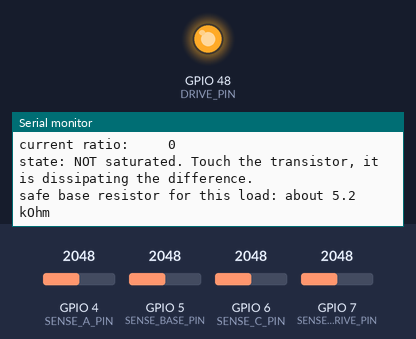
Bench run of a sketch on a simulated ESP32. Parts: output pins drawn as LEDs (lit = HIGH), the last lines printed to the serial monitor. The test bench sets the inputs (shaded band); at power-on: GPIO 7 (SENSE_DRIVE_PIN) = 2048, GPIO 5 (SENSE_BASE_PIN) = 2048, GPIO 4 (SENSE_A_PIN) = 2048, GPIO 6 (SENSE_C_PIN) = 2048 (analog values on the 0–4095 scale).

Above: at 2.2 s.
2.3 s: GPIO 7 (SENSE_DRIVE_PIN) set to 2088
At 3.2 s:
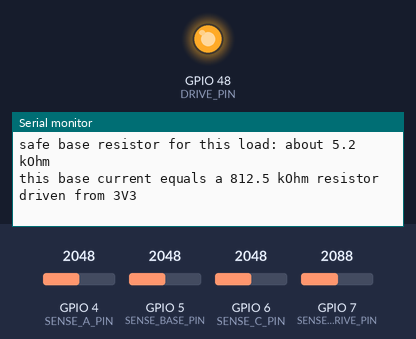
4.7 s: GPIO 5 (SENSE_BASE_PIN) set to 2144
At 5.4 s:
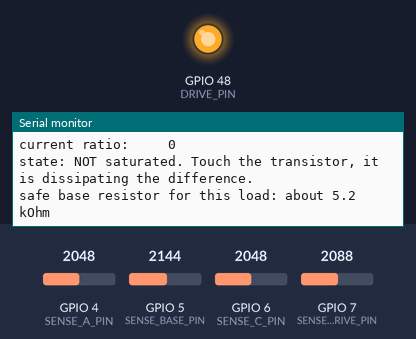
10.2 s: GPIO 4 (SENSE_A_PIN) set to 3774
At 10.9 s:
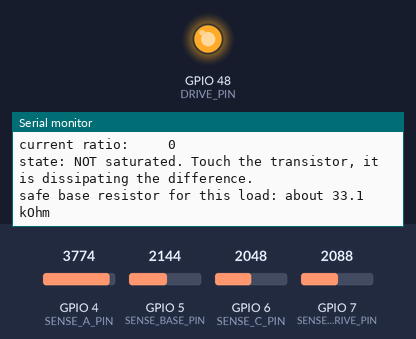
11.7 s: GPIO 4 (SENSE_A_PIN) set to 3914
At 12.5 s:
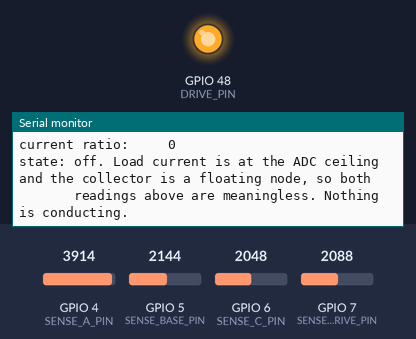
Timing chart, 0 to 14.5 s (numbered marks = the images above; inputs shaded):
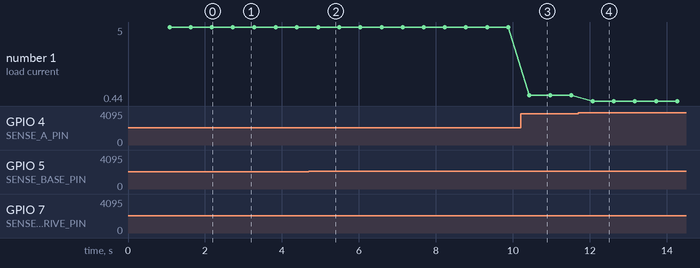

Measured:
- the behaviour switches between 2049 and 2050 on GPIO 7 (SENSE_DRIVE_PIN) (found by bisection; images 0 and 1)
- the behaviour switches between 2085 and 2086 on GPIO 5 (SENSE_BASE_PIN) (found by bisection; images 1 and 2)
- the behaviour switches between 3848 and 3849 on GPIO 4 (SENSE_A_PIN) (found by bisection; images 3 and 4)
- after the input at 2.3 s, the serial monitor: prints a new line after 0.42 s (image 1)
- after the input at 4.7 s, the serial monitor: prints a new line after 0.24 s (image 2)
- after the input at 10.2 s, the serial monitor: prints a new line after 0.23 s (image 3)
- after the input at 11.7 s, the serial monitor: prints a new line after 0.37 s (image 4)
- plotted number 1: 5 → 0.79 after the input at 10.2 s, 0.79 → 0.44 after the input at 11.7 s

The sketch:

3.3_Transistor_Base_Resistor_And_Saturation.ino
```cpp
/**
 **************************************************
 *
 * @file        3.3_Transistor_Base_Resistor_And_Saturation.ino
 * @brief       Sweeps the base drive of an NPN transistor with the potentiometer and measures load current, base
 *              current and the ratio between them. Finds the point where the transistor stops saturating, and ends
 *              with the calculation you would do to pick a base resistor.
 *              For details, connection diagram and more, check out the example documentation at: <link placeholder>
 * @author      Borna Zelenika @ soldered.com
 ***************************************************
 */

/*
The TO-92 legs are usually emitter, base, collector from left to right with the flat face towards you, but this
varies by part number. Check yours against its datasheet: getting it wrong costs you a transistor.

IO48 feeds the potentiometer, the wiper feeds the base through a 10 kOhm resistor, and four pins measure the
result: IO7 the wiper, IO5 the base itself, IO4 the bottom of the load resistor and IO6 the collector.

The 10 kOhm is not optional. The base-emitter junction is a diode, so a wiper near 3.3 V wired straight to the base
would put the whole supply across it and destroy the transistor.

Turn the pot slowly up from the ground end and watch the collector. The transistor is off for the first part of the
travel, passes through its linear region in a narrow band around a wiper voltage of 0.66 V, and is saturated for
the rest. The edge of saturation needs only about 5 uA of base current, which no combination of the kit's 10 kOhm
resistors gets near, which is why the base is swept with the pot.
*/
const int DRIVE_PIN = 48;

const int SENSE_A_PIN = 4;
const int SENSE_BASE_PIN = 5;
const int SENSE_C_PIN = 6;
const int SENSE_DRIVE_PIN = 7;

// The base resistor you actually fitted, in ohms.
const float R_BASE_OHMS = 10000.0;

// The load resistor in series with the LED, in ohms.
const float R_LOAD_OHMS = 330.0;

const float VSUPPLY_MV = 3300.0;

// Used by the design step at the end. A datasheet gain is a minimum, so assume a pessimistic one, and overdrive the
// base by five so the transistor stays well past the edge of saturation. 700 mV is what the base sits at.
const float PESSIMISTIC_GAIN = 50.0;
const float OVERDRIVE = 5.0;
const float V_BE_MV = 700.0;

void setup() {
  Serial.begin(115200);
  delay(1000);

  analogReadResolution(12);
  analogSetPinAttenuation(SENSE_A_PIN, ADC_11db);
  analogSetPinAttenuation(SENSE_BASE_PIN, ADC_11db);
  analogSetPinAttenuation(SENSE_C_PIN, ADC_11db);
  analogSetPinAttenuation(SENSE_DRIVE_PIN, ADC_11db);

  pinMode(DRIVE_PIN, OUTPUT);
  digitalWrite(DRIVE_PIN, HIGH);

  delay(50);
}

void loop() {
  // Every voltage below is the mean of 64 readings, because a single one carries a few counts of noise. Each block
  // adds up 64 readings and divides by 64.
  long driveSum = 0;
  for (int i = 0; i < 64; i++) {
    driveSum += analogReadMilliVolts(SENSE_DRIVE_PIN);
  }
  float vDrive = driveSum / 64.0;

  long aSum = 0;
  for (int i = 0; i < 64; i++) {
    aSum += analogReadMilliVolts(SENSE_A_PIN);
  }
  float vA = aSum / 64.0;

  long baseSum = 0;
  for (int i = 0; i < 64; i++) {
    baseSum += analogReadMilliVolts(SENSE_BASE_PIN);
  }
  float vBase = baseSum / 64.0;

  long cSum = 0;
  for (int i = 0; i < 64; i++) {
    cSum += analogReadMilliVolts(SENSE_C_PIN);
  }
  float vC = cSum / 64.0;

  // Everything in that branch is in series, so this is the current through the LED and the transistor too.
  float loadMa = (VSUPPLY_MV - vA) / R_LOAD_OHMS;

  // Both ends are measured rather than assumed: the pot is a 10 kOhm divider, so its wiper sags as soon as the base
  // draws anything. Notice how little the base voltage moves across the sweep, because it is a diode holding near
  // 0.7 V, which is why the design step at the end subtracts it instead of assuming the full supply reaches the
  // resistor.
  float baseMa = 0.0;
  if (vDrive > vBase) {
    baseMa = (vDrive - vBase) / R_BASE_OHMS;
  }

  /*
  This ratio is not the transistor's gain, and reading it as one is the trap the example is built around. While it
  is saturated the collector current is set by the load resistor and the supply, so more base current changes
  nothing and the ratio just falls as you turn the pot up.

  The real gain shows only at the edge. Turn slowly until the collector starts to climb: the ratio printed just
  before it does is the closest this circuit gets to the datasheet figure. On the bench that is 11 to 15 saturated
  against 250 at the edge, same transistor, same wiring. Take the edge figure as give or take a fifth, since it
  comes from a 53 mV difference between two ADC pins.
  */
  float ratio = 0;
  if (baseMa > 0.0001) {
    ratio = loadMa / baseMa;
  }

  Serial.println();
  Serial.print("wiper voltage:     ");
  Serial.print(vDrive, 0);
  Serial.println(" mV");

  Serial.print("base voltage:      ");
  Serial.print(vBase, 0);
  Serial.println(" mV");

  Serial.print("collector voltage: ");
  Serial.print(vC, 0);
  Serial.println(" mV");

  Serial.print("load current:      ");
  Serial.print(loadMa, 3);
  Serial.println(" mA");

  Serial.print("base current:      ");
  Serial.print(baseMa * 1000.0, 1);
  Serial.println(" uA");

  Serial.print("current ratio:     ");
  Serial.println(ratio, 0);

  // This ADC pins at 4095 near 3140 mV, as T15 found. Here that happens with the transistor off, when the bottom of
  // the load resistor sits at the full supply.
  bool transistorOff = false;
  if (vA > 3100) {
    transistorOff = true;
  }

  if (transistorOff) {
    Serial.println("state: off. Load current is at the ADC ceiling and the collector is a floating node, so both");
    Serial.println("       readings above are meaningless. Nothing is conducting.");
  } else if (vC < 300) {
    // As far on as it can get. Power is current times voltage, and the voltage across it is nearly nothing.
    Serial.println("state: saturated, behaving like a closed switch");
  } else {
    // The base has run out, so a whole volt is dropped inside the transistor at the load current. Touch it: the
    // warmth is the power the LED did not get.
    Serial.println("state: NOT saturated. Touch the transistor, it is dissipating the difference.");
  }

  // The design step. With nothing conducting it would run on the ceiling reading and print nonsense, so skip it then.
  // Start from the load current you need, divide by the pessimistic gain, and multiply by the overdrive. Overdriving
  // the base costs almost nothing, so err generous.
  if (!transistorOff) {
    float neededBaseMa = (loadMa / PESSIMISTIC_GAIN) * OVERDRIVE;
    float rRecommended = (VSUPPLY_MV - V_BE_MV) / neededBaseMa;

    Serial.print("safe base resistor for this load: about ");
    Serial.print(rRecommended / 1000.0, 1);
    Serial.println(" kOhm");

    // Convert what the pot is doing right now back into the resistor that would do the same job from 3.3 V. Sweep
    // to the edge and that is the largest base resistor this load could have got away with.
    if (baseMa > 0.0001) {
      float rEquivalent = (VSUPPLY_MV - V_BE_MV) / baseMa;
      Serial.print("this base current equals a ");
      Serial.print(rEquivalent / 1000.0, 1);
      Serial.println(" kOhm resistor driven from 3V3");
    }
  }

  delay(500);
}
```
